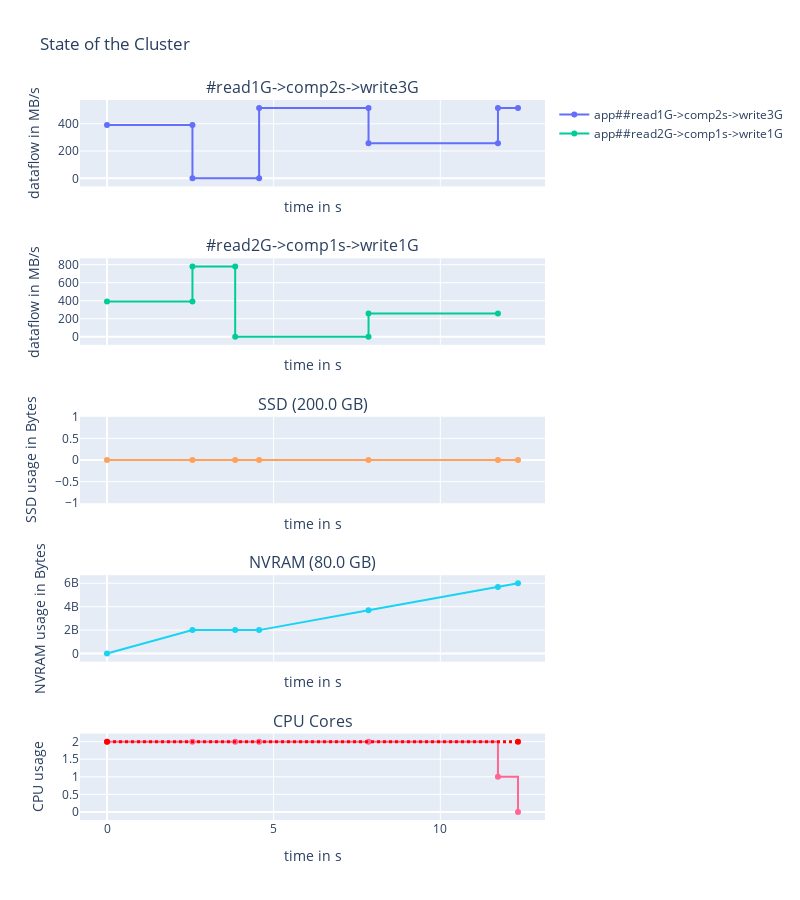

The cell this chart's notebook holds for it:
### Markdown cell above
#### Concurrent I/O
nvram_bandwidth :
-  'read':  {'seq': 780, 'rand': 760},   # throughput for read ops in MB/s
-  'write': {'seq': 515, 'rand': 505}}   # throughput for write ops in MB/s

ssd_bandwidth :
-   'read':  {'seq': 210, 'rand': 190}
-   'write': {'seq': 100, 'rand': 100}

### Code cell
logger.remove()
env = simpy.Environment()
data = simpy.Store(env)

# we register the tiers
ssd_tier = Tier(env, 'SSD', bandwidth=ssd_bandwidth, capacity=200e9)
nvram_tier = Tier(env, 'NVRAM', bandwidth=nvram_bandwidth, capacity=80e9)
cluster = Cluster(env, compute_nodes=1, cores_per_node=2, tiers=[ssd_tier, nvram_tier])
# defining two apps
app1 = Application(env, name="#read1G->comp2s->write3G", compute=[0, 2],
                           read=[1e9, 0], write=[0, 3e9], data=data)
app2 = Application(env, name="#read2G->comp1s->write1G", compute=[0, 4],
                           read=[2e9, 0], write=[0, 1e9], data=data)
# registring apps
env.process(app1.run(cluster, placement=[1, 1]))
env.process(app2.run(cluster, placement=[1, 1]))
env.run()
# display
fig = display_run(data, cluster, width=800, height=900)
fig.show()

### Figure 1 — Plotly figure (JSON) as saved in the notebook; plotly's stock layout.template omitted (floating-point values rounded to 4 significant figures)
{"data": [{"line": {"shape": "linear"}, "name": "app##read1G->comp2s->write3G", "text": ["READ|to/from:NVRAM|volume=1.0 GB", "READ|to/from:NVRAM|volume=1.0 GB", "COMPUTE|volume=0B", "COMPUTE|volume=0B", "WRITE|to/from:NVRAM|volume=1.69 GB", "WRITE|to/from:NVRAM|volume=1.69 GB", "WRITE|to/from:NVRAM|volume=1.0 GB", "WRITE|to/from:NVRAM|volume=1.0 GB", "WRITE|to/from:NVRAM|volume=309.74 MB", "WRITE|to/from:NVRAM|volume=309.74 MB"], "textposition": "top center", "type": "scatter", "x": [0, 2.564, 2.564, 4.564, 4.564, 7.846, 7.846, 11.73, 11.73, 12.33], "xaxis": "x", "y": [390, 390, 0, 0, 515, 515, 257.5, 257.5, 515, 515], "yaxis": "y"}, {"line": {"dash": "dot", "shape": "linear"}, "name": "#read1G->comp2s->write3G mvt", "text": [], "textposition": "top center", "type": "scatter", "x": [], "xaxis": "x", "y": [], "yaxis": "y"}, {"line": {"shape": "linear"}, "name": "app##read2G->comp1s->write1G", "text": ["READ|to/from:NVRAM|volume=1.0 GB", "READ|to/from:NVRAM|volume=1.0 GB", "READ|to/from:NVRAM|volume=1.0 GB", "READ|to/from:NVRAM|volume=1.0 GB", "COMPUTE|volume=0B", "COMPUTE|volume=0B", "WRITE|to/from:NVRAM|volume=1.0 GB", "WRITE|to/from:NVRAM|volume=1.0 GB"], "textposition": "top center", "type": "scatter", "x": [0, 2.564, 2.564, 3.846, 3.846, 7.846, 7.846, 11.73], "xaxis": "x2", "y": [390, 390, 780, 780, 0, 0, 257.5, 257.5], "yaxis": "y2"}, {"line": {"dash": "dot", "shape": "linear"}, "name": "#read2G->comp1s->write1G mvt", "text": [], "textposition": "top center", "type": "scatter", "x": [], "xaxis": "x2", "y": [], "yaxis": "y2"}, {"line": {"shape": "linear"}, "name": "SSD", "showlegend": false, "text": ["#read1G->comp2s->write3G|Read|NVRAM | +volume=1.0 GB", "#read2G->comp1s->write1G|Read|NVRAM | +volume=1.0 GB", "#read2G->comp1s->write1G|Read|NVRAM | +volume=1.0 GB", "#read1G->comp2s->write3G|Compute | +volume=0B", "#read2G->comp1s->write1G|Compute | +volume=0B", "#read1G->comp2s->write3G|Write|NVRAM | +volume=1.69 GB", "#read2G->comp1s->write1G|Write|NVRAM | +volume=1.0 GB", "#read1G->comp2s->write3G|Write|NVRAM | +volume=1.0 GB", "#read1G->comp2s->write3G|Write|NVRAM | +volume=309.74 MB"], "textposition": "top center", "type": "scatter", "x": [0, 2.564, 3.846, 4.564, 7.846, 11.73, 12.33], "xaxis": "x3", "y": [0, 0, 0, 0, 0, 0, 0], "yaxis": "y3"}, {"line": {"shape": "linear"}, "name": "NVRAM", "showlegend": false, "text": ["#read1G->comp2s->write3G|Read|NVRAM | +volume=1.0 GB", "#read2G->comp1s->write1G|Read|NVRAM | +volume=1.0 GB", "#read2G->comp1s->write1G|Read|NVRAM | +volume=1.0 GB", "#read1G->comp2s->write3G|Compute | +volume=0B", "#read2G->comp1s->write1G|Compute | +volume=0B", "#read1G->comp2s->write3G|Write|NVRAM | +volume=1.69 GB", "#read2G->comp1s->write1G|Write|NVRAM | +volume=1.0 GB", "#read1G->comp2s->write3G|Write|NVRAM | +volume=1.0 GB", "#read1G->comp2s->write3G|Write|NVRAM | +volume=309.74 MB"], "textposition": "top center", "type": "scatter", "x": [0, 2.564, 3.846, 4.564, 7.846, 11.73, 12.33], "xaxis": "x4", "y": [0, 2000000000, 2000000000, 2000000000, 3690000000.0, 5690000000.0, 6000000000], "yaxis": "y4"}, {"line": {"shape": "hv"}, "showlegend": false, "type": "scatter", "x": [0, 2.564, 3.846, 4.564, 7.846, 11.73, 12.33], "xaxis": "x5", "y": [2, 2, 2, 2, 2, 1, 0], "yaxis": "y5"}, {"line": {"color": "red", "dash": "dot", "shape": "hv", "width": 3}, "showlegend": false, "text": ["Maximum available cores in cluster=2", "Maximum available cores in cluster=2"], "type": "scatter", "x": [0, 12.33], "xaxis": "x5", "y": [2, 2], "yaxis": "y5"}], "layout": {"annotations": [{"font": {"size": 16}, "showarrow": false, "text": "#read1G->comp2s->write3G", "x": 0.5, "xanchor": "center", "xref": "paper", "y": 1, "yanchor": "bottom", "yref": "paper"}, {"font": {"size": 16}, "showarrow": false, "text": "#read2G->comp1s->write1G", "x": 0.5, "xanchor": "center", "xref": "paper", "y": 0.78, "yanchor": "bottom", "yref": "paper"}, {"font": {"size": 16}, "showarrow": false, "text": "SSD (200.0 GB)", "x": 0.5, "xanchor": "center", "xref": "paper", "y": 0.56, "yanchor": "bottom", "yref": "paper"}, {"font": {"size": 16}, "showarrow": false, "text": "NVRAM (80.0 GB)", "x": 0.5, "xanchor": "center", "xref": "paper", "y": 0.34, "yanchor": "bottom", "yref": "paper"}, {"font": {"size": 16}, "showarrow": false, "text": "CPU Cores", "x": 0.5, "xanchor": "center", "xref": "paper", "y": 0.12, "yanchor": "bottom", "yref": "paper"}], "height": 900, "title": {"text": "State of the Cluster"}, "width": 800, "xaxis": {"anchor": "y", "domain": [0, 1], "matches": "x5", "showticklabels": false, "title": {"text": "time in s"}}, "xaxis2": {"anchor": "y2", "domain": [0, 1], "matches": "x5", "showticklabels": false, "title": {"text": "time in s"}}, "xaxis3": {"anchor": "y3", "domain": [0, 1], "matches": "x5", "showticklabels": false, "title": {"text": "time in s"}}, "xaxis4": {"anchor": "y4", "domain": [0, 1], "matches": "x5", "showticklabels": false, "title": {"text": "time in s"}}, "xaxis5": {"anchor": "y5", "domain": [0, 1], "title": {"text": "time in s"}}, "yaxis": {"anchor": "x", "domain": [0.88, 1], "title": {"text": "dataflow in MB/s"}}, "yaxis2": {"anchor": "x2", "domain": [0.66, 0.78], "title": {"text": "dataflow in MB/s"}}, "yaxis3": {"anchor": "x3", "domain": [0.44, 0.56], "title": {"text": "SSD usage in Bytes"}}, "yaxis4": {"anchor": "x4", "domain": [0.22, 0.34], "title": {"text": "NVRAM usage in Bytes"}}, "yaxis5": {"anchor": "x5", "domain": [0, 0.12], "title": {"text": "CPU usage"}}}}
